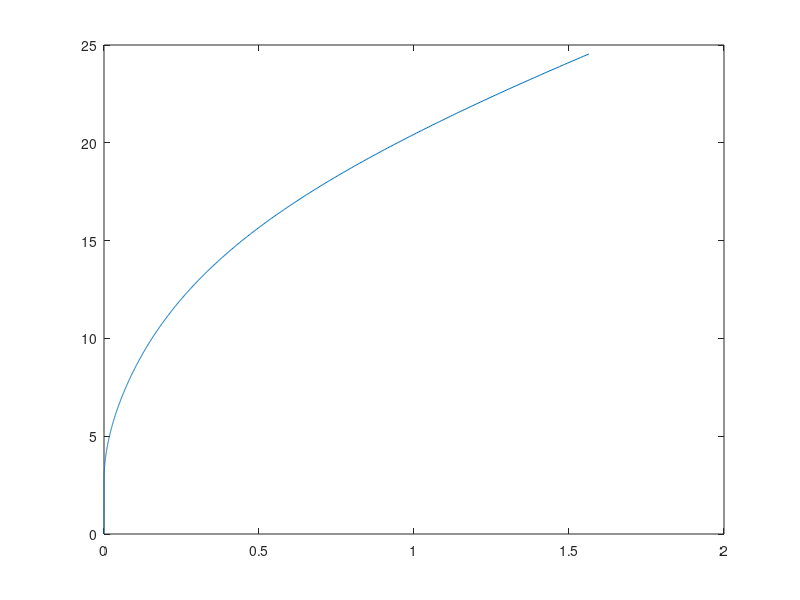

The MATLAB source for this figure: (Note: this script raises an error after producing the figure.)
% ALV-2 Trajectory Simulation 
% Created by Sholto Forbes 27/1/16
clear all

% Atmosphere Data (1976 NASA Model)
atmosphere = dlmread('atmosphere.txt');


% AeroCoefficients
% PLACEHOLDERS

AeroCoeffs = dlmread('AeroCoeffs.txt');
AeroCoeffs = [[0 0];AeroCoeffs];


% Thrust Libraries
% Altitude(km)  Pressure(atm)  Effective Exhaust Velocity(m/s)
% Specific impulse(s)  Thrust Coefficient  Thrust(kN)
FirstStageThrust = dlmread('FirstStageThrust.txt');
SecondStageThrust = dlmread('SecondStageThrust.txt');
ThirdStageThrust = dlmread('ThirdStageThrust.txt');


% no. First Stage Modules
N = 4;

% Define First Stage Characteristics For 1 Module

mP1 = 1600; % First Stage Propellant Loading (Total) (kg)
PCR1 = 16.39; % First Stage Propellant Consumption Rate (Total) (kg/s)
mB1 = 480; % First Stage Burnout Mass (kg)
mAF = 70; % Aero Fuel (kg)
mL = 410; % Landing Mass (kg)

% Define Launch System Characteristics Which are Dependent on no. of First Stage Modules
if N == 4
    A1 = 10; % Reference Area (ARBITRARY PLACEHOLDER) (m^2)
    mPayload = 18; % Payload Mass (kg)
    mCF = 7; % Container and Fairing Mass (kg)
    mP2 = 930; % Second Stage Propellant Loading (Total) (kg)
    PCR2 = 3.952; % Second Stage Propellant Consumption Rate (Total) (kg/s)
    mB2 = 228; % Second Stage Burnout Mass (kg)
    mP3 = 145; % Third Stage Propellant Loading (Total) (kg)
    PCR3 = 0.4744; % Third Stage Propellant Consumption Rate (Total) (kg/s)
    mB3 = 40; % Third Stage Burnout Mass (kg)
elseif N == 3
    mPayload = 14.5;
    mCF = 5.8;
    mP2 = 700;
    PCR2 = 2.964;
    mB2 = 171;
    mP3 = 109;
    PCR3 = 0.2372;
    mB3 = 30;
elseif N == 2
    mPayload = 7.5;
    mCF = 4.5;
    mP2 = 455;
    PCR2 = 1.976;
    mB2 = 112;
    mP3 = 71;
    PCR3 = 0.2372;
    mB3 = 20;
elseif N == 1
    mPayload = 2;
    mCF = 3;
    mP2 = 235;
    PCR2 = 0.988;
    mB2 = 57;
    mP3 = 38;
    PCR3 = 0.2372;
    mB3 = 12;
end


% Set Conditions
r = 6371000; % radius of Earth (m)

dt = 0.1; % Timestep (s)


% Initialise Arrays
beta(1) = deg2rad(90); % Tangential Angle Array (rad)
betadot(1) = 0; % Tangential Anglular Velocity Array (rad/s)
H(1) = 0; % Horizontal Coordinates (m)
V(1) = 0; % Vertical Coordinates (m)
m(1) = (mP1 + + mAF + mL)*N  + mPayload + mCF + mP2 + mB2+ mP3 + mB3; % Mass Array (kg)
t(1) = 0; % Time Array (s)
v_V(1) = 0; % Vertical Velocity Array (m/s)
v_H(1) = 0; % Horizontal Velocity Array (m/s)
v_a = interp1(atmosphere(:,1),atmosphere(:,5),V(1)); % Speed of Sound
M(1) = sqrt(v_H(1)^2+v_V(1)^2)/v_a; % Mach no Array
Cd(1) = interp1(AeroCoeffs(:,1),AeroCoeffs(:,2),M(1)); % Drag Coefficient Array (N);
D(1) = 0.5* Cd * (v_H(1)^2+v_V(1)^2) * A1 * interp1(atmosphere(:,1),atmosphere(:,4),V(1));
T(1) = interp1(FirstStageThrust(:,1),FirstStageThrust(:,6),0)*N*3; % Thrust Array (kN) (3 Engines on Each ALV-2 First Stage Module)
a_V(1) = (T(1)*10^3-D(1))/m(1)*sin(beta(1)) - 9.81; % Vertical Acceleration Array (m/s^2)
a_H(1) = (T(1)*10^3-D(1))/m(1)*cos(beta(1)); % Horizontal Acceleration Array (m/s^2)



%==========================================================================
%----------------------- First Stage Simulation ---------------------------
%==========================================================================

% Utilising a Gravity Turn Manoeuvre 
% Cartesian Coordinates

mParray1(1) = mP1*N; % Initialise Propellant Mass Array (kg)

i = 1; % Temporary Iteration Counter

pitchover = 'no';

while mParray1(i) > 0
% Increment Vehicle Parameters
    
mParray1(i+1) = mParray1(i) - PCR1*N*dt; 

m(i+1) = m(i) - PCR1*N*dt;

H(i+1) = H(i) + v_H(i)*dt;

V(i+1) = V(i) + v_V(i)*dt; 

v_H(i+1) = v_H(i) + a_H(i)*dt;

v_V(i+1) = v_V(i) + a_V(i)*dt;

T(i+1) = interp1(FirstStageThrust(:,1),FirstStageThrust(:,6),V(i+1)/1000) * N*3;

v_a = interp1(atmosphere(:,1),atmosphere(:,5),V(i+1));

M(i+1) = sqrt(v_H(i+1)^2+v_V(i+1)^2)/v_a;

Cd(i+1) = interp1(AeroCoeffs(:,1),AeroCoeffs(:,2),M(i+1)); 

D(i+1) = 0.5 * Cd(i+1) * (v_H(i+1)^2+v_V(i+1)^2) * A1 * interp1(atmosphere(:,1),atmosphere(:,4),V(i+1));



% Gravity Turn
if t(i) < 30
beta(i+1) = deg2rad(90);
elseif t(i) >= 30 && strcmp(pitchover,'yes') == 0 % Pitchover Time (Arbitrary Currently)
beta(i+1) = deg2rad(89); % Pitchover Angle (assumed to be instantaneous)
pitchover = 'yes';
elseif t(i) >= 30 && strcmp(pitchover,'yes') == 1
beta(i+1) = beta(i) - 9.81/sqrt(v_H(i+1)^2+v_V(i+1)^2)*sin(deg2rad(90) - beta(i))*dt; % Gravity Turn Initiated  % NO EARTH CURVATURE INCLUDED YET
end

a_V(i+1) = (T(i+1)*10^3-D(i+1))/m(i+1)*sin(beta(i+1)) - 9.81; 
a_H(i+1) = (T(i+1)*10^3-D(i+1))/m(i+1)*cos(beta(i+1));

t(i+1) = t(i) + dt;

i = i+1;
end

figure(1);
plot(H/1000,V/1000)

%==========================================================================
%----------------------- Second Stage Simulation ---------------------------
%==========================================================================

global CONSTANTS
CONSTANTS.PCR2 = PCR2;


% Utilising DIDO to Solve a Linear Tangent Steering Problem


% bound the time intervals
%-------------------------

t0 = 0;   tfMax = 400;  % Maximum Time Interval

bounds.lower.time = [0 0];           
bounds.upper.time = [0 tfMax];  


% Set Initial Conditions

V0 = V(end);        H0 = 0;     v0 = sqrt(v_H(end)^2+v_V(end)^2);     beta0 = beta(end);    m0 = mPayload + mCF + mP2 + mB2+ mP3 + mB3;     % Initial Conditions

%Limiting Conditions and Boundary Constraints
Vf = 400e03; %Reference Trajectory Altitude (m)
Hf = 400e03; % Maximum Horizontal Distance (m) (arbitrary)
vf =  7.67e03; % Maximum Velocity (m/s) (Orbital Velocity)    
betaf = 0; % Final Trajectory Inclination (rad)
mf = mPayload + mB2 + mCF + mP3 + mB3; % Minimum Mass (kg)


% Set Boundary Conditions and Limits
bounds.lower.states = [0.9*V0; H0; 0.9*v0; 0; mf];
bounds.upper.states = [ 1.1*Vf;  Hf; 1.1*vf; deg2rad(90); m0];

bounds.lower.controls = -.1;
bounds.upper.controls = .1; % Maximum Angular Velocity (Currently Arbitrary)

bounds.lower.events = [V0; H0; v0; beta0; m0; Vf; betaf];	
bounds.upper.events = bounds.lower.events;

SecondStage.bounds = bounds;

% No. Nodes To Use
algorithm.nodes = [89];

CONSTANTS.nodes = algorithm.nodes;

% Define Subroutine Files
SecondStage.cost      = 'SecondStageCost';
SecondStage.dynamics  = 'SecondStageDynamics';
SecondStage.events    = 'SecondStageEvents';

% Initialise DIDO
[cost, primal, dual] = dido(SecondStage, algorithm);

% Plotting ================================================================

V2 = primal.states(1,:);   
H2 = primal.states(2,:);
v2 = primal.states(3,:);
beta2 = primal.states(4,:);     
m2 = primal.states(5,:); 
t2 =  primal.nodes;

omega2 = primal.controls;

figure(2)
subplot(5,1,1)
plot(H2,V2);

subplot(5,1,2)
plot(t2,v2);

subplot(5,1,3)
plot(beta2);

subplot(5,1,4)
plot(t2,m2);

subplot(5,1,5)
plot(t2,omega2);

figure(3)
subplot(2,5,[1,5]);

line(t2, dual.dynamics(1,:),'Color','k', 'LineStyle','-');
line(t2, dual.dynamics(2,:),'Color','k', 'LineStyle','--');
line(t2, dual.dynamics(3,:),'Color','k', 'LineStyle','-.');
line(t2, dual.dynamics(4,:),'Color','k', 'LineStyle',':');
title('costates')
xlabel('time');
ylabel('Costates');
% axis([0,t2(end),-1,1])
legend('\lambda_1', '\lambda_2', '\lambda_3', '\lambda_4');

subplot(2,5,[6,10])
Hamiltonian = dual.Hamiltonian(1,:);
plot(t2,Hamiltonian,'Color','k');
% axis([0,t2(end),-1,1])
title('Hamiltonian')

